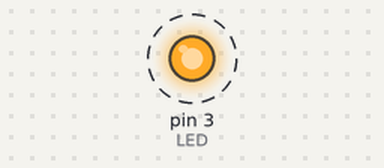
A sketch run on a simulated Arduino Uno, built with avr-gcc and run on an emulated ATmega328P. On the bench: output pins drawn as LEDs (lit = HIGH). Dashed ring = blinking.

Above: at 0.1 s.
Timing chart, 0 to 3.0 s (numbered marks = the images above):
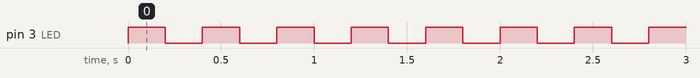

The sketch:

LED_Flashing.ino
```cpp
//Constants
#define LED 3 //The digital pin that the LED is
              //connected to

//Global variables
boolean LED_state; //Current LED state (HIGH/LOW)

void setup() {
 pinMode(LED,OUTPUT); //Set digital pin with LED to OUTPUT
                      //results in a low-impedance state
 LED_state = HIGH; //LED pin should be set to HIGH initially
}

void loop() {
  digitalWrite(LED, LED_state); //Set the LED pin to the current
                                //state saved in LED_state
  LED_state = !LED_state; //Change the value in LED_state to its
                          //opposing state, i.e. from HIGH to LOW or
                          //from LOW to HIGH, respectively
  delay(200); //Wait 200ms
}
```

Measured:
- by itself, pin 3 (LED): alternates HIGH for 0.20 s and LOW for 0.20 s
